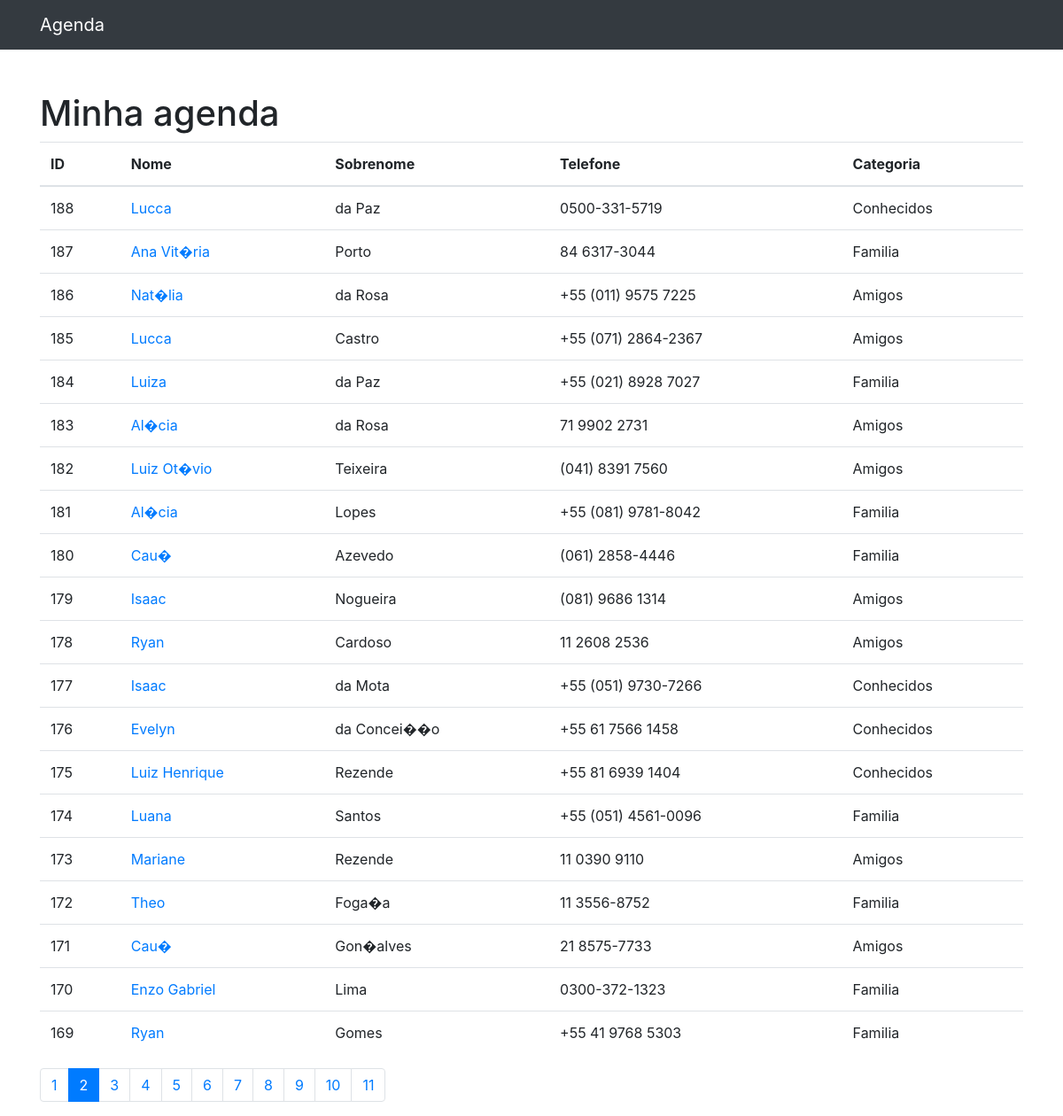
Page /?p=2 on the committed database.
### contatos/models.py (models this page shows, shortened)
class Contato(models.Model):
    nome = models.CharField(max_length=255)
    sobrenome = models.CharField(max_length=255, blank=True)
    telefone = models.CharField(max_length=255)
    email = models.CharField(max_length=255, blank=True)
    data_criacao = models.DateTimeField(default=timezone.now)
    descricao = models.TextField(blank=True)
    categoria = models.ForeignKey(Categoria, on_delete=models.DO_NOTHING)
    mostrar = models.BooleanField(default=True)

class Categoria(models.Model):
    nome = models.CharField(max_length=255)
    def __str__(self) -> str:
        return self.nome

### contatos/views.py (the view)
# urls.py: path('', views.index, name='index'),
def index(request):
    contatos = Contato.objects.order_by('-id').filter(
        mostrar=True
    )
    paginator = Paginator(contatos, 20)
    page = request.GET.get('p')
    contatos = paginator.get_page(page)
    return render(request, 'contatos/index.html', {
        'contatos': contatos
    })

### contatos/templates/contatos/index.html
{% extends 'base.html' %}
{% block 'conteudo' %}
<h1 class="mt-5">Minha agenda</h1>
<table class="table">
  <thead>
    <tr>
      <th>ID</th>
      <th>Nome</th>
      <th>Sobrenome</th>
      <th>Telefone</th>
      <th>Categoria</th>
    </tr>
  </thead>
  <tbody>
    {% for contato in contatos %}
      <tr>
        <td>
          {{ contato.id }}
        </td>
        <td>
          <a href="{% url 'ver_contato' contato.id %}">{{contato.nome}}</a>
        </td>
        <td>{{contato.sobrenome}}</td>
        <td>{{contato.telefone}}</td>
        <td>{{contato.categoria}}</td>
      </tr>
    {% endfor %}
  </tbody>
</table>
<nav aria-label="Page navigation example">
  <ul class="pagination">
    {% for pagina in contatos.paginator.page_range %}
      {% if contatos.number == pagina %}
    <li class="page-item active"><a class="page-link" href="?p={{ pagina }}">{{ pagina }}</a></li
      >
    {% else %}
    <li class="page-item"><a class="page-link" href="?p={{ pagina }}">{{ pagina }}</a></li>
    {% endif %}
    {% endfor %}
  </ul>
</nav>
{% endblock 'conteudo' %}

### rows in the picture
Contato: id "188", nome "Lucca", sobrenome "da Paz", telefone "0500-331-5719", categoria "Conhecidos"
Contato: id "187", nome "Ana Vit�ria", sobrenome "Porto", telefone "84 6317-3044", categoria "Familia"
Contato: id "186", nome "Nat�lia", sobrenome "da Rosa", telefone "+55 (011) 9575 7225", categoria "Amigos"
Contato: id "185", nome "Lucca", sobrenome "Castro", telefone "+55 (071) 2864-2367", categoria "Amigos"
Contato: id "184", nome "Luiza", sobrenome "da Paz", telefone "+55 (021) 8928 7027", categoria "Familia"
Contato: id "183", nome "Al�cia", sobrenome "da Rosa", telefone "71 9902 2731", categoria "Amigos"
Contato: id "182", nome "Luiz Ot�vio", sobrenome "Teixeira", telefone "(041) 8391 7560", categoria "Amigos"
Contato: id "181", nome "Al�cia", sobrenome "Lopes", telefone "+55 (081) 9781-8042", categoria "Familia"
Contato: id "180", nome "Cau�", sobrenome "Azevedo", telefone "(061) 2858-4446", categoria "Familia"
Contato: id "179", nome "Isaac", sobrenome "Nogueira", telefone "(081) 9686 1314", categoria "Amigos"
Contato: id "178", nome "Ryan", sobrenome "Cardoso", telefone "11 2608 2536", categoria "Amigos"
Contato: id "177", nome "Isaac", sobrenome "da Mota", telefone "+55 (051) 9730-7266", categoria "Conhecidos"
Contato: id "176", nome "Evelyn", sobrenome "da Concei��o", telefone "+55 61 7566 1458", categoria "Conhecidos"
Contato: id "175", nome "Luiz Henrique", sobrenome "Rezende", telefone "+55 81 6939 1404", categoria "Conhecidos"
Contato: id "174", nome "Luana", sobrenome "Santos", telefone "+55 (051) 4561-0096", categoria "Familia"
Contato: id "173", nome "Mariane", sobrenome "Rezende", telefone "11 0390 9110", categoria "Amigos"
Contato: id "172", nome "Theo", sobrenome "Foga�a", telefone "11 3556-8752", categoria "Familia"
Contato: id "171", nome "Cau�", sobrenome "Gon�alves", telefone "21 8575-7733", categoria "Amigos"
Contato: id "170", nome "Enzo Gabriel", sobrenome "Lima", telefone "0300-372-1323", categoria "Familia"
Contato: id "169", nome "Ryan", sobrenome "Gomes", telefone "+55 41 9768 5303", categoria "Familia"

### other values in the picture
{{ pagina }} "1" "3" "4" "5" "6" "7" "8" "9" "10" "11"
{{ pagina }} "2"
